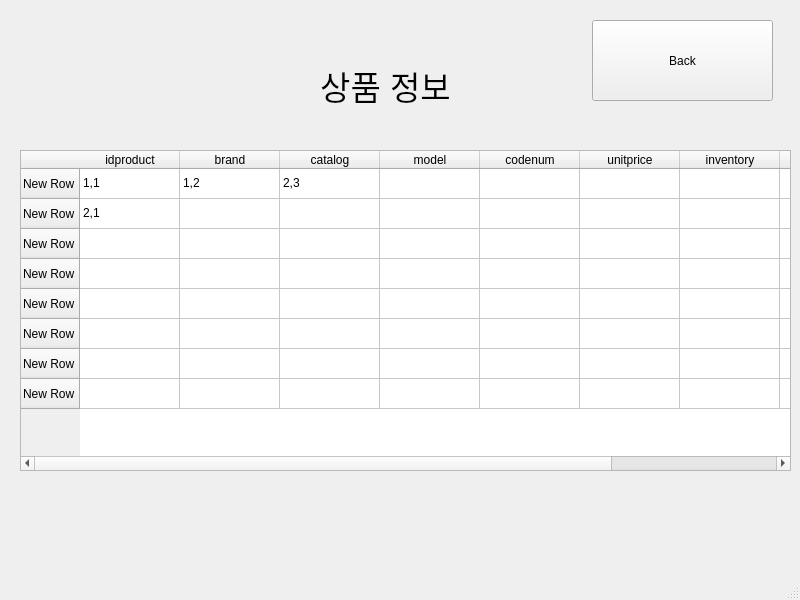
<?xml version="1.0" encoding="UTF-8"?>
<ui version="4.0">
 <class>MainWindow</class>
 <widget class="QMainWindow" name="MainWindow">
  <property name="geometry">
   <rect>
    <x>0</x>
    <y>0</y>
    <width>800</width>
    <height>600</height>
   </rect>
  </property>
  <property name="windowTitle">
   <string>MainWindow</string>
  </property>
  <widget class="QWidget" name="centralwidget">
   <widget class="QLabel" name="label">
    <property name="geometry">
     <rect>
      <x>280</x>
      <y>40</y>
      <width>211</width>
      <height>91</height>
     </rect>
    </property>
    <property name="font">
     <font>
      <pointsize>25</pointsize>
     </font>
    </property>
    <property name="text">
     <string>상품 정보</string>
    </property>
    <property name="alignment">
     <set>Qt::AlignCenter</set>
    </property>
   </widget>
   <widget class="QTableWidget" name="tableWidget">
    <property name="geometry">
     <rect>
      <x>20</x>
      <y>150</y>
      <width>771</width>
      <height>321</height>
     </rect>
    </property>
    <row>
     <property name="text">
      <string>New Row</string>
     </property>
    </row>
    <row>
     <property name="text">
      <string>New Row</string>
     </property>
    </row>
    <row>
     <property name="text">
      <string>New Row</string>
     </property>
    </row>
    <row>
     <property name="text">
      <string>New Row</string>
     </property>
    </row>
    <row>
     <property name="text">
      <string>New Row</string>
     </property>
    </row>
    <row>
     <property name="text">
      <string>New Row</string>
     </property>
    </row>
    <row>
     <property name="text">
      <string>New Row</string>
     </property>
    </row>
    <row>
     <property name="text">
      <string>New Row</string>
     </property>
    </row>
    <column>
     <property name="text">
      <string>idproduct</string>
     </property>
    </column>
    <column>
     <property name="text">
      <string>brand</string>
     </property>
    </column>
    <column>
     <property name="text">
      <string>catalog</string>
     </property>
    </column>
    <column>
     <property name="text">
      <string>model</string>
     </property>
    </column>
    <column>
     <property name="text">
      <string>codenum</string>
     </property>
    </column>
    <column>
     <property name="text">
      <string>unitprice</string>
     </property>
    </column>
    <column>
     <property name="text">
      <string>inventory</string>
     </property>
    </column>
    <column>
     <property name="text">
      <string>shipment</string>
     </property>
    </column>
    <column>
     <property name="text">
      <string>sale_amount</string>
     </property>
    </column>
    <item row="0" column="0">
     <property name="text">
      <string>1,1</string>
     </property>
    </item>
    <item row="0" column="1">
     <property name="text">
      <string>1,2</string>
     </property>
    </item>
    <item row="0" column="2">
     <property name="text">
      <string>2,3</string>
     </property>
    </item>
    <item row="1" column="0">
     <property name="text">
      <string>2,1</string>
     </property>
    </item>
    <item row="5" column="0">
     <property name="text">
      <string/>
     </property>
    </item>
   </widget>
   <widget class="QPushButton" name="pushButton">
    <property name="geometry">
     <rect>
      <x>592</x>
      <y>20</y>
      <width>181</width>
      <height>81</height>
     </rect>
    </property>
    <property name="text">
     <string>Back</string>
    </property>
   </widget>
  </widget>
  <widget class="QMenuBar" name="menubar">
   <property name="geometry">
    <rect>
     <x>0</x>
     <y>0</y>
     <width>800</width>
     <height>26</height>
    </rect>
   </property>
  </widget>
  <widget class="QStatusBar" name="statusbar"/>
 </widget>
 <resources/>
 <connections/>
</ui>
